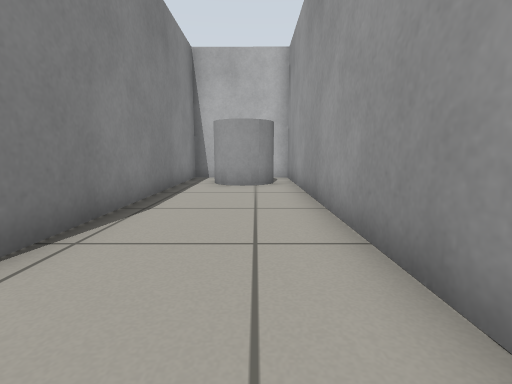
[1] (above)

17 first-person views from a walk through a world built for the Gazebo simulator. The camera is 0.5 m above the floor, tilts 8° down and sees 85° across. The floor is counted in squares, 0.5 m on a side. Each view is taken from the middle of a square. On the plan, view 1 faces up. The plan holds only what a view shows up to about 11 squares ahead; the rest is blank. Robots are left out.

[2]
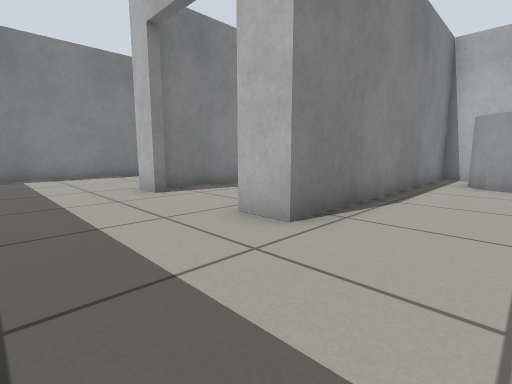

[3]
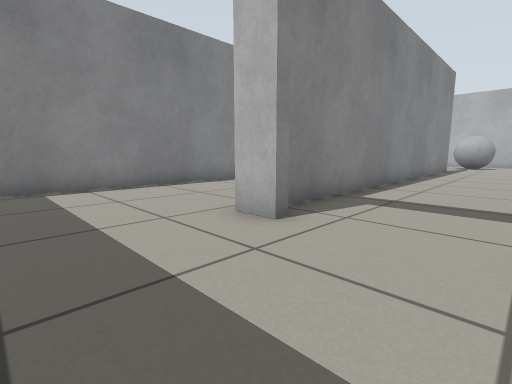

[4]
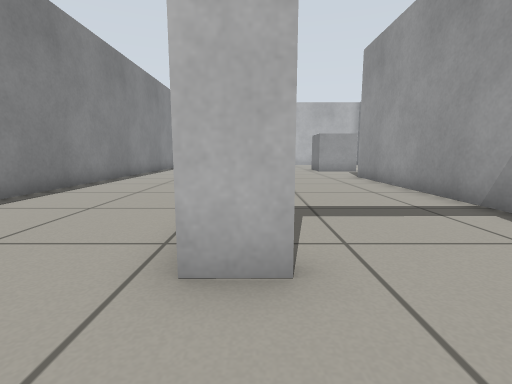

[5]
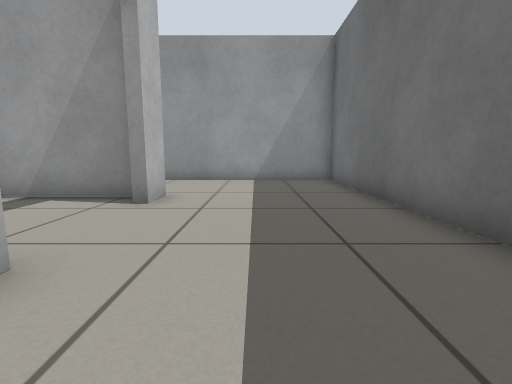

[6]
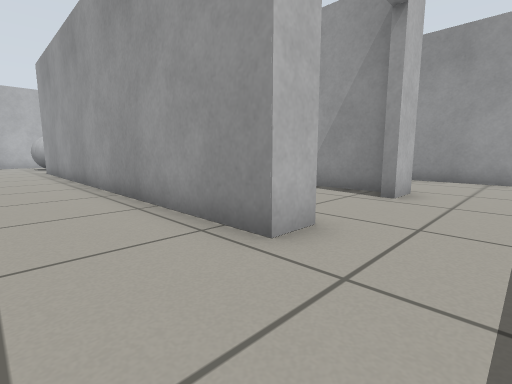

[7]
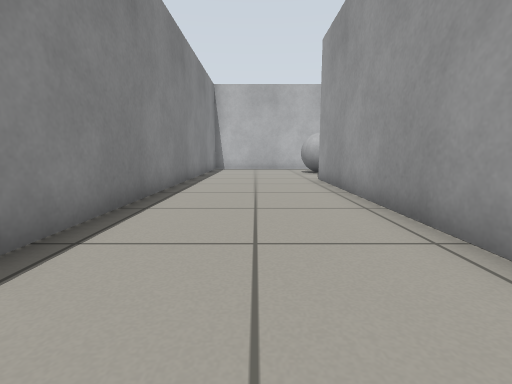

[8]
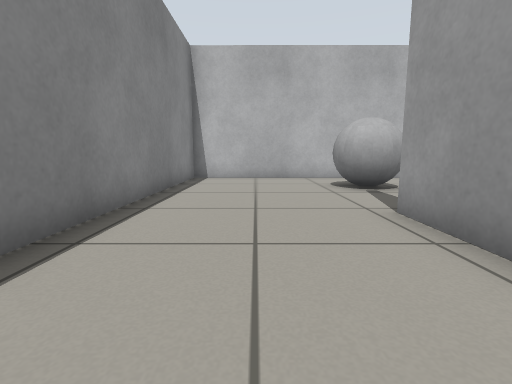

[9]
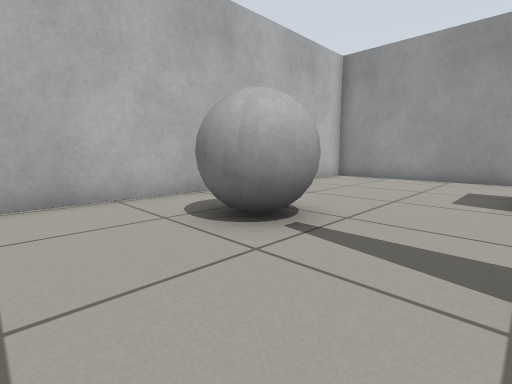

[10]
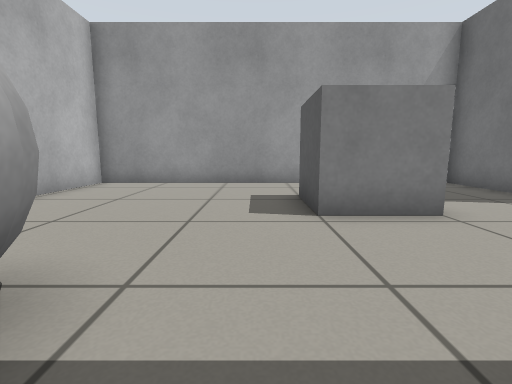

[11]
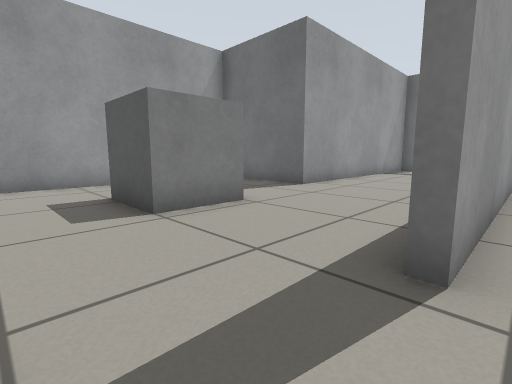

[12]
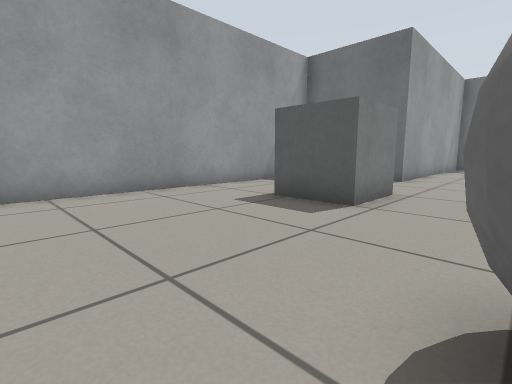

[13]
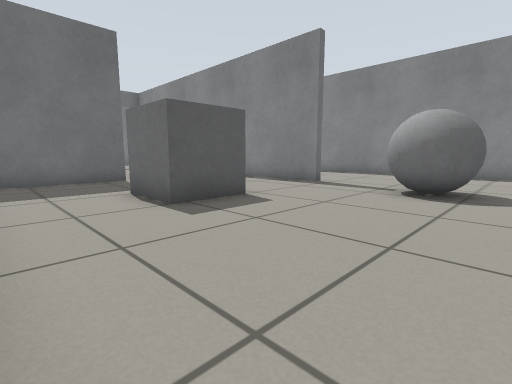

[14]
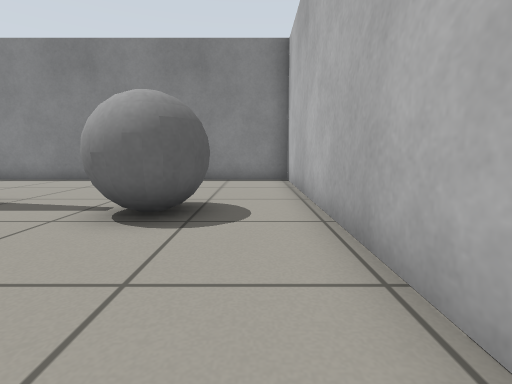

[15]
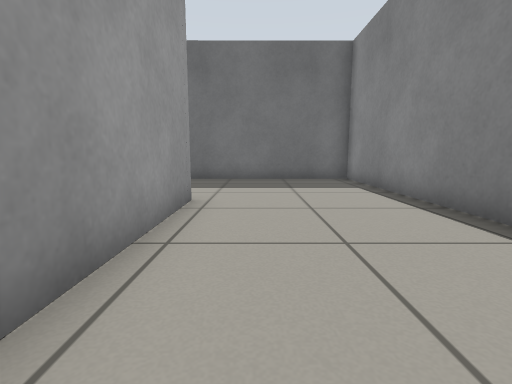

[16]
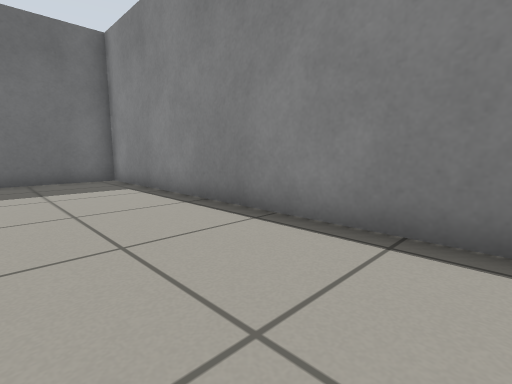

[17]
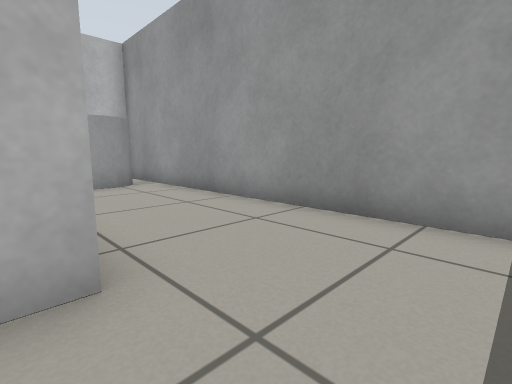

### Floor plan
Points are (right, up) in squares from view 1. A wall is a line through its corners. A room is listed if a view was taken in it or the views show most of it. See-through windows are left out.
Room 1 (views 1, 2, 3, 4, 5, 6, 7, 8, 9, 10, 11, 12, 13, 14, 15, 16, 17)
walls: (-7.3, 11.9) (-7.3, 2.6); (-6.7, 2.1) (-7.6, 2.1) (-7.6, 16.6) (-7.3, 16.6) (-7.3, 14.1); (-2.7, 2.6) (-2.8, 11.6) (1.3, 11.6) (1.3, 23.2) (-12.5, 23.2) (-12.5, -2.7) (1.3, -2.7) (1.3, 11.3) (-2.5, 11.3) (-2.4, 2.1) (-3.7, 2.1)
ways out: open door at (-5, 2)
objects: grey ball (-7, 19) to (-6, 21); grey box (-3, 15) to (-2, 17); grey cylinder (-1, 9) to (0, 10)

Positions as (right, up) in squares from view 1, and headings:
1: (0, 0), facing up
2: (0, -1), facing up-left
3: (-4, -1), facing up-left
4: (-7, 0), facing up
5: (-9, 0), facing right
6: (-10, 0), facing up-right
7: (-10, 6), facing up
8: (-10, 12), facing up
9: (-10, 17), facing up-right
10: (-8, 18), facing right
11: (-8, 19), facing down-right
12: (-6, 22), facing down-right
13: (1, 22), facing down-left
14: (-2, 22), facing left
15: (-9, 8), facing down
16: (-9, 8), facing down-left
17: (-3, 0), facing up-right
